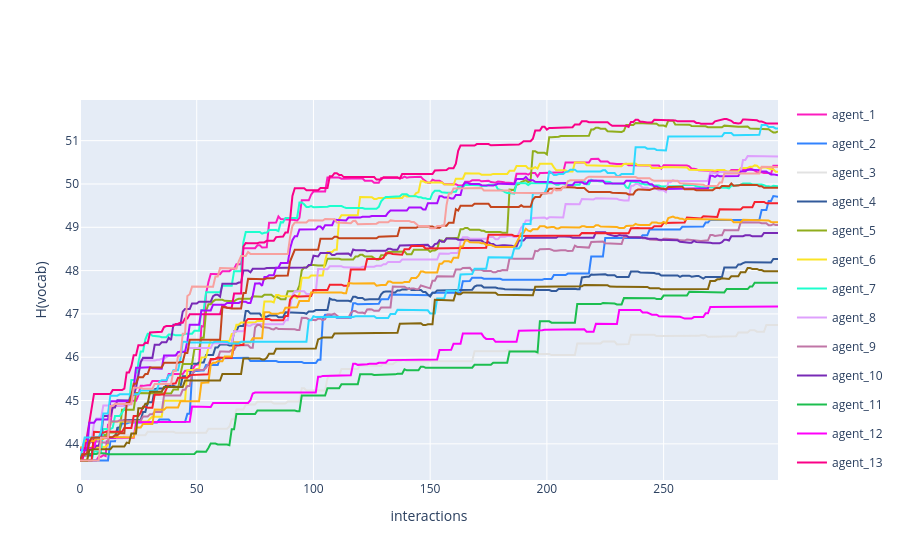

Here is the notebook cell this chart was saved with:
### Code cell
fig = multi_agent_update_plot_from_df(H_dif)
fig.update_layout(
    # title='Dyadic interaction in a random environment',
    yaxis_title='H(vocab)',
    xaxis_title='interactions'
)
fig.show()

### Figure 1 — Plotly figure (JSON) as saved in the notebook; plotly's stock layout.template omitted (floating-point values rounded to 4 significant figures; data arrays with more than 128 entries replaced by an {"elided": "..."} marker saying what was removed)
{"data": [{"legendgroup": "agent_1", "line": {"color": "#FC1CBF"}, "mode": "lines", "name": "agent_1", "showlegend": true, "x": {"elided": "300 int values"}, "y": {"elided": "300 float values"}, "type": "scatter"}, {"legendgroup": "agent_2", "line": {"color": "#3283FE"}, "mode": "lines", "name": "agent_2", "showlegend": true, "x": {"elided": "300 int values"}, "y": {"elided": "300 float values"}, "type": "scatter"}, {"legendgroup": "agent_3", "line": {"color": "#E2E2E2"}, "mode": "lines", "name": "agent_3", "showlegend": true, "x": {"elided": "300 int values"}, "y": {"elided": "300 float values"}, "type": "scatter"}, {"legendgroup": "agent_4", "line": {"color": "#325A9B"}, "mode": "lines", "name": "agent_4", "showlegend": true, "x": {"elided": "300 int values"}, "y": {"elided": "300 float values"}, "type": "scatter"}, {"legendgroup": "agent_5", "line": {"color": "#90AD1C"}, "mode": "lines", "name": "agent_5", "showlegend": true, "x": {"elided": "300 int values"}, "y": {"elided": "300 float values"}, "type": "scatter"}, {"legendgroup": "agent_6", "line": {"color": "#FBE426"}, "mode": "lines", "name": "agent_6", "showlegend": true, "x": {"elided": "300 int values"}, "y": {"elided": "300 float values"}, "type": "scatter"}, {"legendgroup": "agent_7", "line": {"color": "#1CFFCE"}, "mode": "lines", "name": "agent_7", "showlegend": true, "x": {"elided": "300 int values"}, "y": {"elided": "300 float values"}, "type": "scatter"}, {"legendgroup": "agent_8", "line": {"color": "#DEA0FD"}, "mode": "lines", "name": "agent_8", "showlegend": true, "x": {"elided": "300 int values"}, "y": {"elided": "300 float values"}, "type": "scatter"}, {"legendgroup": "agent_9", "line": {"color": "#C075A6"}, "mode": "lines", "name": "agent_9", "showlegend": true, "x": {"elided": "300 int values"}, "y": {"elided": "300 float values"}, "type": "scatter"}, {"legendgroup": "agent_10", "line": {"color": "#782AB6"}, "mode": "lines", "name": "agent_10", "showlegend": true, "x": {"elided": "300 int values"}, "y": {"elided": "300 float values"}, "type": "scatter"}, {"legendgroup": "agent_11", "line": {"color": "#1CBE4F"}, "mode": "lines", "name": "agent_11", "showlegend": true, "x": {"elided": "300 int values"}, "y": {"elided": "300 float values"}, "type": "scatter"}, {"legendgroup": "agent_12", "line": {"color": "#FE00FA"}, "mode": "lines", "name": "agent_12", "showlegend": true, "x": {"elided": "300 int values"}, "y": {"elided": "300 float values"}, "type": "scatter"}, {"legendgroup": "agent_13", "line": {"color": "#FA0087"}, "mode": "lines", "name": "agent_13", "showlegend": true, "x": {"elided": "300 int values"}, "y": {"elided": "300 float values"}, "type": "scatter"}, {"legendgroup": "agent_14", "line": {"color": "#F6222E"}, "mode": "lines", "name": "agent_14", "showlegend": true, "x": {"elided": "300 int values"}, "y": {"elided": "300 float values"}, "type": "scatter"}, {"legendgroup": "agent_15", "line": {"color": "#FEAF16"}, "mode": "lines", "name": "agent_15", "showlegend": true, "x": {"elided": "300 int values"}, "y": {"elided": "300 float values"}, "type": "scatter"}, {"legendgroup": "agent_16", "line": {"color": "#AA0DFE"}, "mode": "lines", "name": "agent_16", "showlegend": true, "x": {"elided": "300 int values"}, "y": {"elided": "300 float values"}, "type": "scatter"}, {"legendgroup": "agent_17", "line": {"color": "#2ED9FF"}, "mode": "lines", "name": "agent_17", "showlegend": true, "x": {"elided": "300 int values"}, "y": {"elided": "300 float values"}, "type": "scatter"}, {"legendgroup": "agent_18", "line": {"color": "#C4451C"}, "mode": "lines", "name": "agent_18", "showlegend": true, "x": {"elided": "300 int values"}, "y": {"elided": "300 float values"}, "type": "scatter"}, {"legendgroup": "agent_19", "line": {"color": "#85660D"}, "mode": "lines", "name": "agent_19", "showlegend": true, "x": {"elided": "300 int values"}, "y": {"elided": "300 float values"}, "type": "scatter"}, {"legendgroup": "agent_20", "line": {"color": "#F8A19F"}, "mode": "lines", "name": "agent_20", "showlegend": true, "x": {"elided": "300 int values"}, "y": {"elided": "300 float values"}, "type": "scatter"}], "layout": {"yaxis": {"title": {"text": "H(vocab)"}}, "xaxis": {"title": {"text": "interactions"}}}}
